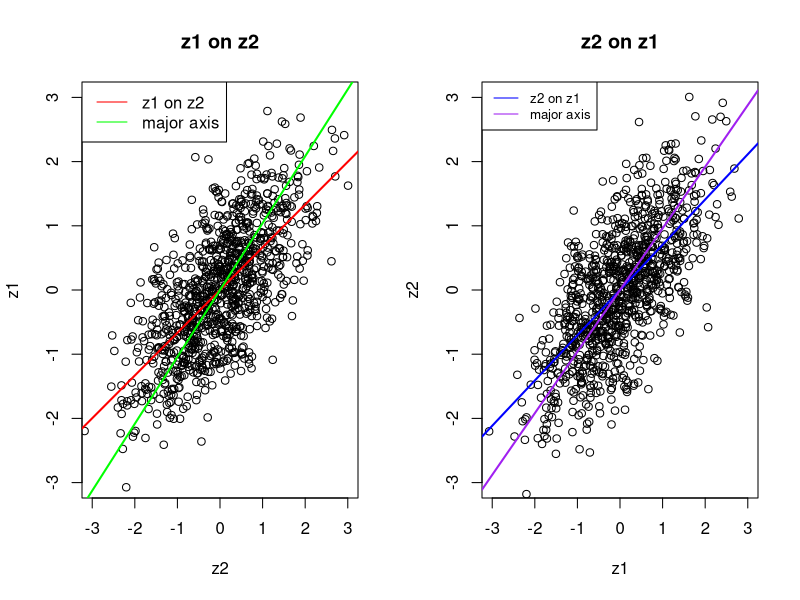
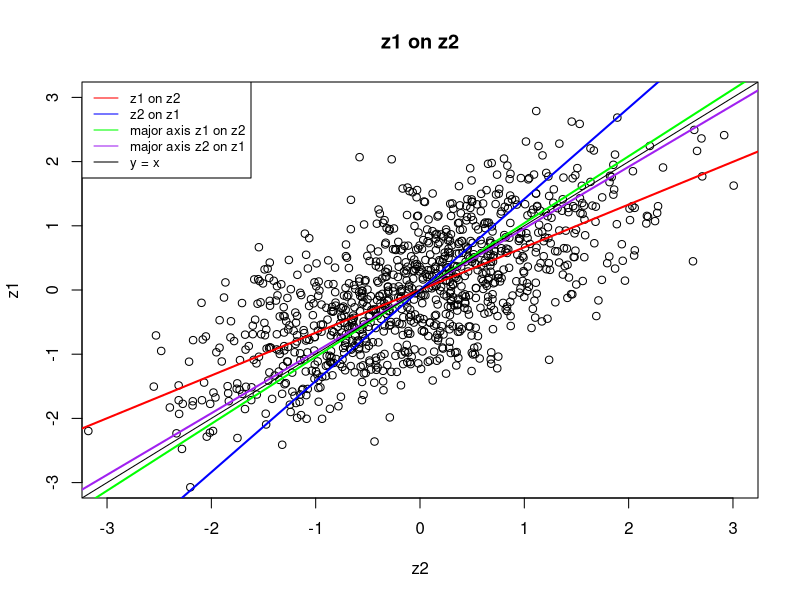

Source code (R) for these figures, in order:
# generate z1 and z2
n <- 1000
z1 <- rnorm(n)
z2 <- z1 + rnorm(n)
# normalize z2 (z1 is already normalized)
z2 <- z2 / sd(z2)

### REGRESSIONS ###

# Manual computation of the regression lines
scalar_prod_z1_z2 <- sum(z1 * z2)
z1_sq_norm <- sum(z1^2)
z2_sq_norm <- sum(z2^2)

# compute beta (slope) for z1 on z2 and z2 on z1
beta_z1_z2 <- scalar_prod_z1_z2 / z2_sq_norm
beta_z2_z1 <- scalar_prod_z1_z2 / z1_sq_norm

### MAJOR AXIS ###

# compute the n x n covariance matrix of each entry of z1 and z2
# define a matrix with z1 and z2 as columns
# first column is z1, second column is z2
z1_z2 <- cbind(z1, z2)

# compute the covariance matrix
# the covariance matrix is 2x2 & symmetric
omega <- cov(z1_z2)

cat("\n\n")
omega

# compute the eigenvalues and eigenvectors of the covariance matrix
eigenvalues <- eigen(omega)$values
eigenvectors <- eigen(omega)$vectors

cat("\n\n")
eigenvalues
cat("\n")
eigenvectors

# compute the major axis vector
largest_eigenvector_index <- which(eigenvalues == max(eigenvalues))
major_axis_vector <- eigenvectors[, largest_eigenvector_index]

cat("\n\nMajor Axis Vector: ", major_axis_vector)

# compute the slope of the major axis
# omega is in the form of z1 on z2
major_axis_slope_z1_z2 <- major_axis_vector[2] / major_axis_vector[1]
major_axis_slope_z2_z1 <- major_axis_vector[1] / major_axis_vector[2]

### PRINT RESULTS ###

cat("\n\nRegression Results:")
cat("\n--------------------")

# z1 on z2
cat("\nz1 on z2: y = ", beta_z1_z2, "* x")
# major axis
cat("\n\nz1 on z2 major axis: y = ", major_axis_slope_z1_z2, "* x")

# z2 on z1
cat("\n\nz2 on z1: y = ", beta_z2_z1, "* x")
# major axis
cat("\n\nz2 on z1 major axis: y = ", major_axis_slope_z2_z1, "* x")

cat("\n--------------------\n\n")

### PLOT ###

# graph a scatterplot of z1 and z2
pdf("./homeworks/hw2/plots/scatter.pdf", width = 12, height = 6)

# Set up a two-panel plot
par(mfrow = c(1, 2))

# Plot 1: Plot z1 on z2 with the regression line
plot(
    z2, z1,
    xlab = "z2", ylab = "z1", main = "z1 on z2",
    xlim = c(-3, 3), ylim = c(-3, 3)
)
abline(0, beta_z1_z2, col = "red", lwd = 2)
# Plot the major axis
abline(0, major_axis_slope_z1_z2, col = "green", lwd = 2)
# Legend
legend("topleft",
    legend = c("z1 on z2", "major axis"),
    col = c("red", "green"), lty = 1
)

# Plot 2: Plot z2 on z1 with the regression line
plot(
    z1, z2,
    xlab = "z1", ylab = "z2", main = "z2 on z1",
    xlim = c(-3, 3), ylim = c(-3, 3)
)
abline(0, beta_z2_z1, col = "blue", lwd = 2)
# Plot the major axis
abline(0, major_axis_slope_z2_z1, col = "purple", lwd = 2)
# Legend
legend("topleft",
    legend = c("z2 on z1", "major axis"),
    col = c("blue", "purple"), lty = 1, cex = 0.8
)

# Close the PDF device
dev.off()

pdf("./homeworks/hw2/plots/scatter_combined.pdf", width = 8, height = 8)

# Plot 3: Plot z1 on z2 with the major axis
plot(z2, z1,
    xlab = "z2", ylab = "z1", main = "z1 on z2",
    xlim = c(-3, 3), ylim = c(-3, 3)
)
abline(0, major_axis_slope_z1_z2, col = "green", lwd = 2)
abline(0, 1 / major_axis_slope_z1_z2, col = "purple", lwd = 2)
# Plot the regression lines
abline(0, beta_z1_z2, col = "red", lwd = 2)
abline(0, 1 / beta_z2_z1, col = "blue", lwd = 2)
abline(0, 1, col = "black", lwd = 1)
# Legend
legend("topleft",
    legend = c(
        "z1 on z2", "z2 on z1", "major axis z1 on z2",
        "major axis z2 on z1", "y = x"
    ),
    col = c(
        "red", "blue", "green",
        "purple", "black"
    ), lty = 1, cex = 0.8
)

# Close the PDF device
dev.off()
